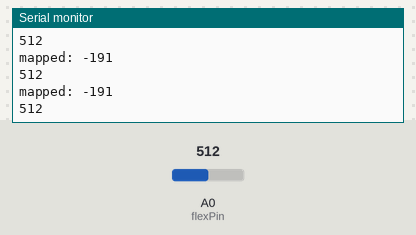
Bench run of a sketch on a simulated Arduino Uno, built with avr-gcc and run on an emulated ATmega328P. On the bench: the last lines printed to the serial monitor. The test bench sets the inputs (shaded band); at power-on: A0 (flexPin) = 512.

Above: at 1.3 s.
1.4 s: A0 (flexPin) set to 716
At 1.81 s:
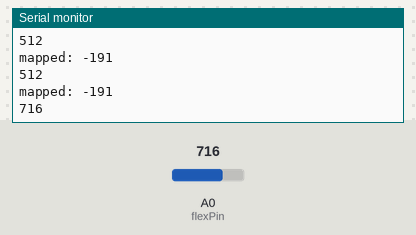
2.9 s: A0 (flexPin) set to 900
At 3.32 s:
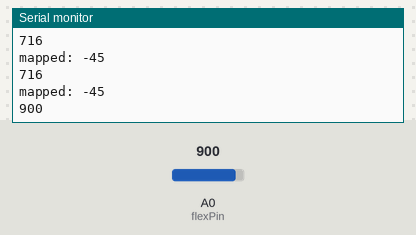
Timing chart, 0 to 5.9 s (numbered marks = the images above; inputs shaded):
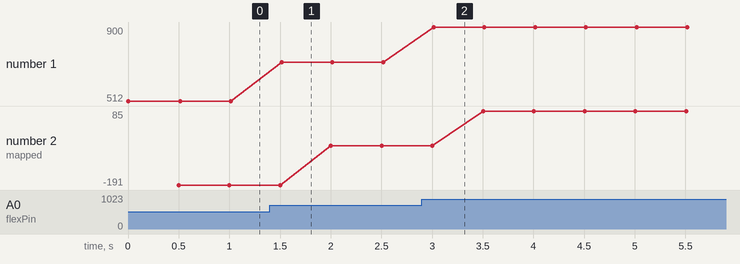

Measured:
- after the input at 1.4 s, the serial monitor: prints a new line after 0.12 s (image 1)
- after the input at 2.9 s, the serial monitor: prints a new line after 0.12 s (image 2)
- plotted number 1: 512 → 716 after the input at 1.4 s, 716 → 900 after the input at 2.9 s
- plotted number 2: -191 → -45 after the input at 1.4 s, -45 → 85 after the input at 2.9 s

The sketch:

simple_flex_rgb_time.ino
```cpp
const int flexPin = 0;
const int redPin = 9;
const int greenPin = 10;
const int bluePin = 11;

unsigned long badPostureTime;

boolean counting = false;

//Alert if flexed for 5 seconds or more
const unsigned long maxBadPosture = 5000;

void setup() {
  // put your setup code here, to run once:
  Serial.begin(9600);
}

void loop() {
  // put your main code here, to run repeatedly:
  int flexReading = analogRead(flexPin);
  Serial.println(flexReading);
  delay(500);

  int mappedValue = map(flexReading, 780, 920, 0, 100);
  Serial.print("mapped: ");
  Serial.println(mappedValue);

  //Green if no flex
  if (mappedValue <= 50) {
    counting = false;
    badPostureTime = 0;
    digitalWrite(redPin, LOW);
    digitalWrite(greenPin, HIGH);
    digitalWrite(bluePin, LOW);
  }

  //Red if there is flex
  if (mappedValue > 50) {
    if (!counting) {
      badPostureTime = millis();
      counting = true;
    }
    else {
      long duration = millis() - badPostureTime;
      if (duration >= maxBadPosture) {
        digitalWrite(redPin, HIGH);
        digitalWrite(greenPin, LOW);
        digitalWrite(bluePin, LOW);
      }
    }
  }

}
```
